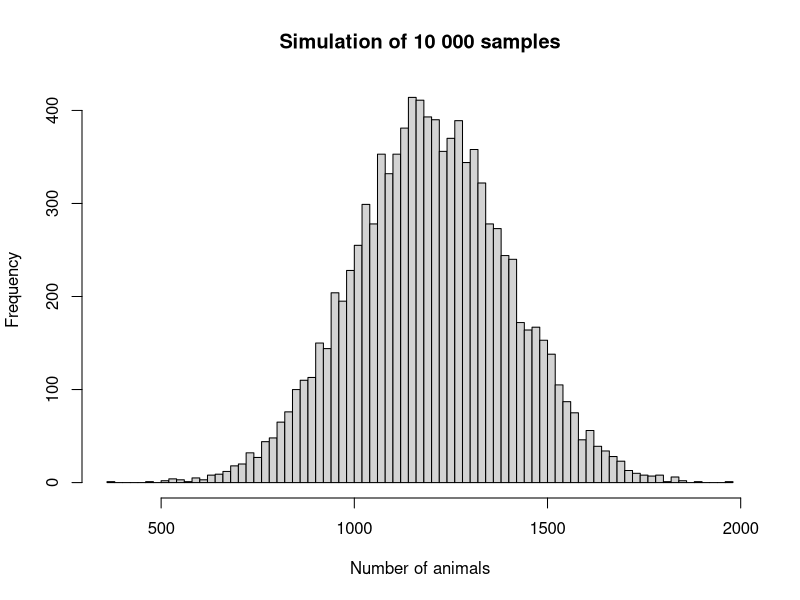

Write the R code that produced this figure.
# FSC script
# to estimate abundance of animals per site



## 1. Assume that the number of animals in the sample is the same everywhere else

# Input abundance found in sample
# Assign the value 7 to the variable "tigers"
tigers <- 7
# Assign the value 5 to the variable "pots"
pots <- 5

# Add tigers and pots together and store the result in "worms"
worms <- tigers + pots
# Display the value of worms
worms

# Multiply "worms" by 100 and store the result in the variable "compost"
compost <- 100 * worms
# Display the result
compost



## 2. Do a simulation instead
# allows natural variability in the abundance of animals per sample

# Generate 10 000 possible values of the variable "worms"
# assuming a mean of 12 and standard deviation of 2
worms_sim <- rnorm(10000, mean = worms, sd = 2)
# a quick look at what that simulation has produced
worms_sim

# Calculate the variable "compost" for every simulation
compost_sim <- 100 * worms_sim
# a quick look at what that multiplication has produced
compost_sim 

# Look at the simulated result
mean(compost_sim)
sd(compost_sim)
range(compost_sim)

# Visualise the distribution
hist(compost_sim,
     main = "Simulation of 10 000 samples",
     xlab = "Number of animals", breaks = 100)



## 3. Getting help in R
?range
?mean



## 4. Examples of common errors
## a. case-sensitivity
# Worms
## b. closing bracket
# mean(compost_sim
